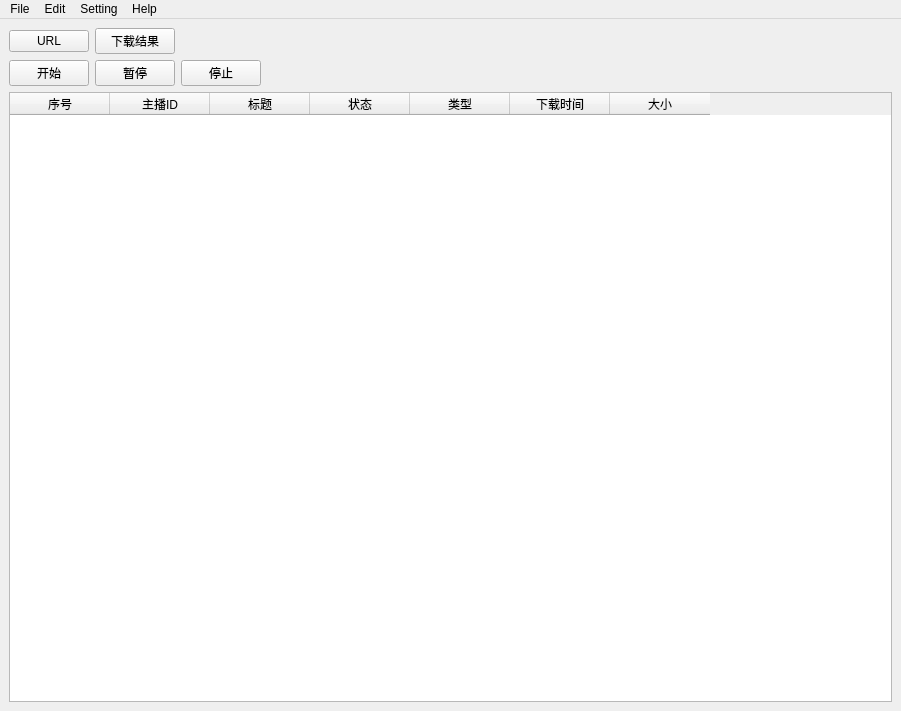
<?xml version="1.0" encoding="UTF-8"?>
<ui version="4.0">
 <class>ConverterMain</class>
 <widget class="QMainWindow" name="ConverterMain">
  <property name="geometry">
   <rect>
    <x>0</x>
    <y>0</y>
    <width>901</width>
    <height>711</height>
   </rect>
  </property>
  <property name="windowTitle">
   <string>Converter</string>
  </property>
  <widget class="QWidget" name="centralwidget">
   <layout class="QVBoxLayout" name="verticalLayout_3">
    <item>
     <layout class="QVBoxLayout" name="verticalLayout">
      <item>
       <layout class="QVBoxLayout" name="verticalLayout_2">
        <item>
         <layout class="QHBoxLayout" name="horizontalLayout_2">
          <item>
           <widget class="QPushButton" name="URLSettingBtn">
            <property name="text">
             <string>URL</string>
            </property>
           </widget>
          </item>
          <item>
           <widget class="QPushButton" name="DownloadResultBtn">
            <property name="text">
             <string>下载结果</string>
            </property>
           </widget>
          </item>
          <item>
           <spacer name="horizontalSpacer">
            <property name="orientation">
             <enum>Qt::Horizontal</enum>
            </property>
            <property name="sizeHint" stdset="0">
             <size>
              <width>40</width>
              <height>20</height>
             </size>
            </property>
           </spacer>
          </item>
         </layout>
        </item>
        <item>
         <layout class="QHBoxLayout" name="horizontalLayout_3">
          <item>
           <widget class="QPushButton" name="StartDownloadBtn">
            <property name="text">
             <string>开始</string>
            </property>
           </widget>
          </item>
          <item>
           <widget class="QPushButton" name="PauseDownloadBtn">
            <property name="text">
             <string>暂停</string>
            </property>
           </widget>
          </item>
          <item>
           <widget class="QPushButton" name="StopDownloadBtn">
            <property name="text">
             <string>停止</string>
            </property>
           </widget>
          </item>
          <item>
           <spacer name="horizontalSpacer_2">
            <property name="orientation">
             <enum>Qt::Horizontal</enum>
            </property>
            <property name="sizeHint" stdset="0">
             <size>
              <width>40</width>
              <height>20</height>
             </size>
            </property>
           </spacer>
          </item>
         </layout>
        </item>
       </layout>
      </item>
      <item>
       <widget class="QTableWidget" name="download_info_table_show">
        <column>
         <property name="text">
          <string>序号</string>
         </property>
        </column>
        <column>
         <property name="text">
          <string>主播ID</string>
         </property>
        </column>
        <column>
         <property name="text">
          <string>标题</string>
         </property>
        </column>
        <column>
         <property name="text">
          <string>状态</string>
         </property>
        </column>
        <column>
         <property name="text">
          <string>类型</string>
         </property>
        </column>
        <column>
         <property name="text">
          <string>下载时间</string>
         </property>
        </column>
        <column>
         <property name="text">
          <string>大小</string>
         </property>
        </column>
       </widget>
      </item>
     </layout>
    </item>
   </layout>
  </widget>
  <widget class="QMenuBar" name="menubar">
   <property name="geometry">
    <rect>
     <x>0</x>
     <y>0</y>
     <width>901</width>
     <height>23</height>
    </rect>
   </property>
   <widget class="QMenu" name="menuFile">
    <property name="title">
     <string>File</string>
    </property>
    <addaction name="actionQuit"/>
   </widget>
   <widget class="QMenu" name="menuEdit">
    <property name="title">
     <string>Edit</string>
    </property>
    <addaction name="actionURL"/>
   </widget>
   <widget class="QMenu" name="menuSetting">
    <property name="title">
     <string>Setting</string>
    </property>
    <addaction name="actionUser_Config"/>
    <addaction name="actionSystem_Config"/>
    <addaction name="separator"/>
   </widget>
   <widget class="QMenu" name="menuHelp">
    <property name="title">
     <string>Help</string>
    </property>
    <addaction name="actionAbout"/>
   </widget>
   <addaction name="menuFile"/>
   <addaction name="menuEdit"/>
   <addaction name="menuSetting"/>
   <addaction name="menuHelp"/>
  </widget>
  <action name="actionQuit">
   <property name="text">
    <string>Quit</string>
   </property>
  </action>
  <action name="actionAbout">
   <property name="text">
    <string>About</string>
   </property>
  </action>
  <action name="actionSystem_Config">
   <property name="text">
    <string>System Config</string>
   </property>
  </action>
  <action name="actionURL">
   <property name="text">
    <string>URL</string>
   </property>
  </action>
  <action name="actionUser_Config">
   <property name="text">
    <string>User Config</string>
   </property>
  </action>
 </widget>
 <resources/>
 <connections/>
</ui>
